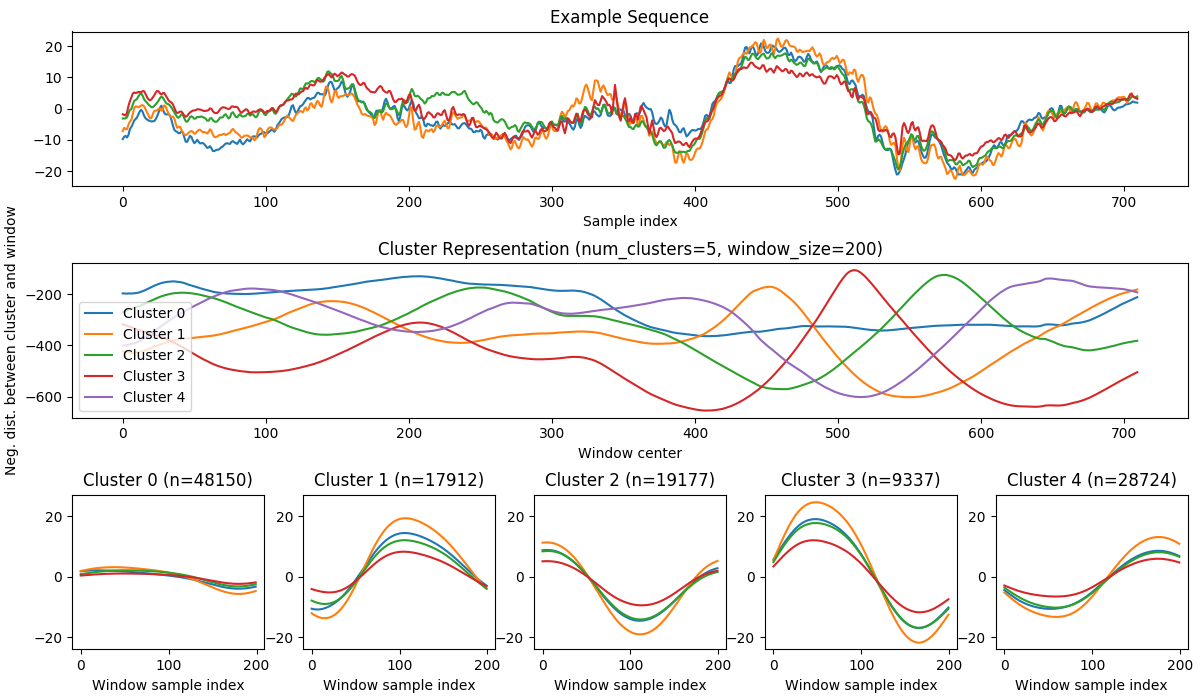

The script that saved this image:
import numpy as np
from sklearn.decomposition import PCA
from sklearn.manifold import TSNE
from sklearn.cluster import KMeans
from scipy.cluster.hierarchy import dendrogram, linkage
import matplotlib
matplotlib.use('TkAgg')
import matplotlib.pyplot as plt
import plotly
import plotly.plotly as py
import plotly.graph_objs as go
import math
import fnmatch
import os

import data


sequence_groups = data.digits_sequences_session_1_dataset(include_surrounding=True, channels=range(4, 8))
#sequence_groups = data.digits_dataset(include_surrounding=True)

#sequence_groups = data.digits_session_2_dataset(include_surrounding=True)
#sequence_groups = data.digits_and_silence_dataset(include_surrounding=False)

sample_rate = 250 #250


def normalize_kernel(kernel, subtract_mean=False):
    if subtract_mean:
        kernel = np.array(kernel, np.float32) - np.mean(kernel)
    return np.array(kernel, np.float32) / np.sum(np.abs(kernel))
def ricker_function(t, sigma):
    return 2./(np.sqrt(3*sigma)*np.pi**0.25)*(1.-(float(t)/sigma)**2)*np.exp(-(float(t)**2)/(2*sigma**2))
def ricker_wavelet(n, sigma):
    return np.array(map(lambda x: ricker_function(x, sigma), range(-n//2, n//2+1)))
    
def transform_data(sequence_groups, sample_rate=250):
    #### Apply DC offset and drift correction
    drift_low_freq = 0.5 #0.5
    sequence_groups = data.transform.subtract_initial(sequence_groups)
    sequence_groups = data.transform.highpass_filter(sequence_groups, drift_low_freq, sample_rate)
    sequence_groups = data.transform.subtract_mean(sequence_groups)

    #### Apply notch filters at multiples of notch_freq
    notch_freq = 60
    num_times = 3 #pretty much just the filter order
    freqs = map(int, map(round, np.arange(1, sample_rate/(2. * notch_freq)) * notch_freq))
    for _ in range(num_times):
        for f in reversed(freqs):
            sequence_groups = data.transform.notch_filter(sequence_groups, f, sample_rate)

    #### Apply standard deviation normalization
    #sequence_groups = data.transform.normalize_std(sequence_groups)

    #### Apply ricker wavelet subtraction
    ricker_width = 35 * sample_rate // 250
    ricker_sigma = 4.0 * sample_rate / 250
    ricker_kernel = normalize_kernel(ricker_wavelet(ricker_width, ricker_sigma))
    ricker_convolved = data.transform.correlate(sequence_groups, ricker_kernel)
    ricker_subtraction_multiplier = 2.0
    sequence_groups = sequence_groups - ricker_subtraction_multiplier * ricker_convolved

    #### Apply sine wavelet kernel
    #period = int(sample_rate)
    #sin_kernel = normalize_kernel(np.sin(np.arange(period)/float(period) * 1*np.pi), subtract_mean=True)
    #sequence_groups = data.transform.correlate(sequence_groups, sin_kernel)

    low_freq = 0.5 #0.5
    high_freq = 8 #8
    order = 1

    #### Apply soft bandpassing
    sequence_groups = data.transform.bandpass_filter(sequence_groups, low_freq, high_freq, sample_rate, order=order)
    
    #### Apply hard bandpassing
    #sequence_groups = data.transform.fft(sequence_groups)
    #sequence_groups = data.transform.fft_frequency_cutoff(sequence_groups, low_freq, high_freq, sample_rate)
    #sequence_groups = np.real(data.transform.ifft(sequence_groups))
#    
    return sequence_groups

sequence_groups = transform_data(sequence_groups)

sequences, labels = data.get_inputs(sequence_groups)
num_channels = len(sequences[0][0])



# Exploratory (TIMIT)
#def load_data(data_dir, labels_dir):
#    print 'Loading data from', data_dir
#    matches = []
#    for root, dirnames, filenames in os.walk(data_dir):
#        for filename in fnmatch.filter(filenames, '*.npy'):
#            matches.append(os.path.join(root, filename))
#    sequences = np.array(map(lambda filepath: list(np.transpose(np.load(filepath))), sorted(matches)))
#    print 'Loading labels from', labels_dir
#    matches = []
#    for root, dirnames, filenames in os.walk(labels_dir):
#        for filename in fnmatch.filter(filenames, '*.npy'):
#            matches.append(os.path.join(root, filename))
##    print matches
#    labels = np.array(map(lambda filepath: list(np.load(filepath)), sorted(matches)))
#    return sequences, labels
#sequences, labels = load_data('timit/tensorflow_CTC_example/train_data/data',
#                              'timit/tensorflow_CTC_example/train_data/labels')



#sequences = sequences[:50]
#labels = labels[:50]

print np.shape(sequences)
print np.shape(labels)


def window_split(sequence, window, stride=None, step=1):
    if stride is None: stride = window
    return np.array([np.concatenate(sequence[i:i+window:step]) for i in range(0, len(sequence)-window+1, stride)])
def center_window(sequence, window):
    start = (len(sequence)-window)//2
    return np.array(np.concatenate(sequence[start:start+window]))
def window_split_and_spans(sequence, window, stride=None, step=1):
    if stride is None: stride = window
    spans = map(lambda i: (i, i+window), range(0, len(sequence)-window+1, stride))
    return np.array([np.concatenate(sequence[i:j:step]) for i, j in spans]), spans


#num_components = 3
    
    
min_length = min(map(len, sequences))
print min_length

window_size = min(200, min_length) #250
print window_size

stride = 1 #5
fragment_span_pairs = map(lambda seq: window_split_and_spans(seq, window_size, stride, 1), sequences)
fragments, fragment_spans = np.transpose(fragment_span_pairs)
sequence_lengths = map(lambda spans: spans[-1][1] - spans[0][0], fragment_spans)
print sequence_lengths
fragment_labels = [[i] * len(fragments[i]) for i in range(len(fragments))]
fragments = np.concatenate(fragments)
centered_fragments = np.array(map(lambda fragment: fragment - np.mean(fragment), fragments))
fragment_spans = np.concatenate(fragment_spans)
fragment_labels = np.concatenate(fragment_labels)
    
#print np.shape(fragments)
#print np.shape(fragment_labels)
##model = PCA(n_components=num_components, verbose=1)
#model = TSNE(n_components=num_components, perplexity=30.0, n_iter=1000, verbose=2)
#reduced = model.fit_transform(fragments)

#reduced = fragments
#print np.shape(reduced)
#
#closest = np.zeros((len(reduced), len(reduced)))
#distances = np.zeros(np.shape(closest))
#ordered_distances = np.zeros(np.shape(closest))
#for i in range(len(reduced)):
#    print str(i+1) + '/' + str(len(reduced)), str((i+1)*100//len(reduced)) + '%'
#    ordered_dists = [np.linalg.norm(reduced[j] - reduced[i]) for j in range(len(reduced))]
#    ordered_distances[i] = ordered_dists
#    dists = sorted(zip(ordered_dists, range(len(reduced))))
#    distances[i], closest[i] = np.transpose(dists)
    
    
# Exploratory PCA/t-SNE
#fragments = ordered_distances
##model = PCA(n_components=3)
#model = TSNE(n_components=3, perplexity=30.0, n_iter=1000, verbose=2)
#reduced = model.fit_transform(fragments)
#
#traces = []
#x, y, z = np.transpose(reduced)
#traces = [go.Scatter3d(x=x, y=y, z=z,
#                       mode='markers',
#                       marker=dict(size=5, opacity=0.5,
#                                   line=dict(color='rgba(217, 217, 217, 0.14)', width=0.5)))]
#layout = go.Layout(margin=dict(l=0, r=0, b=0, t=0))
#fig = go.Figure(data=traces, layout=layout)
#plotly.offline.plot(fig)
#kill

# Exploratory hierarchical clustering
##z = linkage(ordered_distances, 'ward')
#z = linkage(fragments, 'ward')
#plt.figure(figsize=(16, 10))
#dendrogram(z, leaf_rotation=0.0, leaf_font_size=8.0)
##plt.show()

# Exploratory k-means clustering
#kmeans = KMeans(n_clusters=4).fit(ordered_distances)

np.random.seed(8)

num_clusters = 5 #5
kmeans = KMeans(n_clusters=num_clusters).fit(fragments)
cluster_indices = kmeans.labels_
centers = kmeans.cluster_centers_
centered_centers = np.array(map(lambda center: center - np.mean(center), centers))
cluster_counts = np.array(sorted(zip(*np.unique(cluster_indices, return_counts=True))))[:,1]
for i in range(num_clusters):
    print i, cluster_counts[i]
    

#fig, axes = plt.subplots(1, len(np.unique(cluster_indices)), figsize=(16, 3))
#plt.subplots_adjust(left=0.05, right=0.95)
#for i in np.unique(cluster_indices):
#    axes[i].plot(np.reshape(centers[i], (-1, num_channels)))
##    axes[i].plot(np.reshape(average_fragment, (-1, 1)))
##plt.show()


counts = [[np.array([0.0] * sequence_lengths[j]) for j in range(len(sequences))]\
          for i in range(num_clusters)]
for i in range(len(cluster_indices)):
    span_midpoint = (fragment_spans[i][0] + fragment_spans[i][1]) // 2
    start, end = fragment_spans[i][0], fragment_spans[i][1]
    start, end = span_midpoint - stride//2, span_midpoint + (stride - stride//2)
#    counts[cluster_indices[i]][fragment_labels[i]][start:end] += 1
    for k in range(num_clusters):
        counts[k][fragment_labels[i]][start:end] -= np.linalg.norm(fragments[i]-centers[k])
#        counts[k][fragment_labels[i]][start:end] -= np.linalg.norm(centered_fragments[i]-centered_centers[k])
    
cluster_probabilities = [np.array([[0.0] * num_clusters for j in range(sequence_lengths[i])])\
                         for i in range(len(sequences))]
for i in range(len(sequences)):
    for j in range(sequence_lengths[i]):
        total = sum([counts[k][i][j] for k in range(num_clusters)])
        for k in range(num_clusters):
            cluster_probabilities[i][j][k] = counts[k][i][j]# / total

example_index = 0 #0,3
#print [cluster_indices[i] for i in range(len(cluster_indices))\
#       if (i == 0 or cluster_indices[i] != cluster_indices[i-1]) and fragment_labels[i] == example_index]
sequence_clusters = [list(cluster_indices[np.where(fragment_labels == i)]) for i in range(len(sequences))]
print sequence_clusters[example_index]
for i in range(len(sequence_clusters)):
    filtered_clusters = []
    count = 0
    last = None
    for j in range(len(sequence_clusters[i])):
        if sequence_clusters[i][j] != last:
            last = sequence_clusters[i][j]
            count = 0
        count += 1
        if count >= 30 // stride and (not len(filtered_clusters) or \
                                      filtered_clusters[-1] != sequence_clusters[i][j]):
            filtered_clusters.append(sequence_clusters[i][j])
    sequence_clusters[i] = filtered_clusters
    
for i in range(len(sequence_clusters)):
    print sequence_clusters[i]
    
print sequence_clusters[example_index]
            
#print np.argmax(cluster_probabilities[example_index], axis=1)
#fig = plt.subplots(2, figsize=(16, 9))
fig = plt.subplots(2, figsize=(12, 7))
#plt.subplots_adjust(left=0.05, right=0.99, bottom=0.05, top=0.97, wspace=0.20, hspace=0.35)
plt.subplots_adjust(left=0.06, right=0.99, bottom=0.0725, top=0.955, wspace=0.20, hspace=0.50)
cluster_min, cluster_max = 1.1 * np.min(centers), 1.1 * np.max(centers)
plt.subplot(3, 1, 1)
for i in range(num_channels):
#    plt.plot(sequences[example_index][:sequence_lengths[example_index],i], label='Channel ' + str(i+1))
    plt.plot(sequences[example_index][window_size//2:sequence_lengths[example_index]-window_size//2,i], label='Channel ' + str(i+1))
plt.title('Example Sequence')
plt.xlabel('Sample index')
#plt.ylabel('Sequence value')
plt.subplot(3, 1, 2)
for i in range(num_clusters):
#    plt.plot(cluster_probabilities[example_index][:,i], label='Cluster ' + str(i))
    plt.plot(cluster_probabilities[example_index][window_size//2:-window_size//2,i], label='Cluster ' + str(i))
plt.title('Cluster Representation (num_clusters='+str(num_clusters)+', window_size='+str(window_size)+')')
plt.xlabel('Window center')
plt.ylabel('Neg. dist. between cluster and window')
plt.legend(loc=3)
for i in range(num_clusters):
    plt.subplot(3, num_clusters, 2*num_clusters + i+1)
    plt.plot(np.reshape(centers[i], (-1, num_channels)))
    plt.ylim((cluster_min, cluster_max))
    plt.title('Cluster ' + str(i) + ' (n='+str(cluster_counts[i])+')')
    print cluster_counts[i]
    plt.xlabel('Window sample index')

min_length = 2
max_length = 6
group_counts = {}
group_count_pairs = []
for length in range(min_length-1, max_length):
    for sequence in sequence_clusters:
        for i in range(len(sequence) - length):
            subsequence = tuple(sequence[i:i+length+1])
            group_counts[subsequence] = group_counts.get(subsequence, 0) + 1
for key in group_counts:
    group_count_pairs.append((group_counts[key], key))
group_count_pairs = sorted(group_count_pairs)[::-1]
print
for pair in group_count_pairs:
    print pair
    
#plt.savefig('figure_clustering.png')
    

# TODO NEXT (instead of using convolutions, program a per-channel distance metric)
diff_kernel = np.array([-1, 1])
def align(sequence1, sequence2, tail_dist=200):
#    return np.transpose(np.array([data.transform.convolve(sequence1[:,i], sequence2[:,i])\
#                                  for i in range(num_channels)]))
    diffs = []
    seq2 = np.concatenate([sequence2, data.transform.correlate(sequence2, diff_kernel)], axis=1)
#    plt.figure()
#    plt.plot(data.transform.correlate(sequence1, diff_kernel)[1:], lw=0.5)
#    plt.plot(data.transform.correlate(sequence2, diff_kernel)[1:], lw=0.5)
#    plt.title('TEST')
#    plt.show()
    for i in range(len(sequence1)-len(sequence2)):
        seq1 = sequence1[i:i+len(sequence2)]
        seq1 = np.concatenate([seq1, data.transform.correlate(seq1, diff_kernel)], axis=1)
        diffs.append(np.linalg.norm(seq1[1:] - seq2[1:], axis=0))
    diffs = list(np.array(diffs) / np.std(diffs, axis=0) * [1., 1., 1., 1., 0., 0., 0., 0.]);  # INVESTIGATE
    diffs = [np.array([float('inf')] * (num_channels*2)) for _ in range(len(sequence2)//2)] + diffs +\
            [np.array([float('inf')] * (num_channels*2)) for _ in range(len(sequence2)-len(sequence2)//2)]
    return np.argmin(np.sum(diffs, axis=1)[-tail_dist:]) + len(diffs) - tail_dist, diffs
def merge(sequence1, sequence2, index):
    tmp1 = int(min(len(sequence1),index+len(sequence2)))
    tmp2 = int(min(len(sequence2),len(sequence1)-index))
    merged = np.concatenate([sequence1[:index,:], (sequence1[index:tmp1,:] + sequence2[:tmp2,:])/2.0, sequence2[tmp2:,:]], axis=0)
    return merged

#print len(group_count_pairs)
#for id, (count, test_sequence) in enumerate(group_count_pairs):
##    print id, count, test_sequence
#
#    current = np.reshape(centers[test_sequence[0]], (-1, num_channels))
#    for i in range(1, len(test_sequence)):
#        index, aligned = align(current,
#                               np.reshape(centers[test_sequence[i]][:3*num_channels], (-1, num_channels)))
#        #plt.figure()
#        #plt.plot(np.reshape(centers[test_sequence[0]], (-1, num_channels)))
#        #plt.figure()
#        #plt.plot(np.reshape(centers[test_sequence[1]], (-1, num_channels)))
##        print index
##        plt.figure()
##        plt.plot(aligned)
#        reshaped2 = np.reshape(centers[test_sequence[i]], (-1, num_channels))
#    #    plt.plot(np.arange(len(reshaped1)), reshaped1[:,i])
#    #    plt.plot(np.arange(len(reshaped1)), reshaped1[:,i])
#        current = merge(current, reshaped2, index)
#    tmp = np.abs(data.transform.correlate(current, diff_kernel))
#    tmp2 = [[0.0] * num_channels]
#    for i in range(1, len(tmp)):
#        tmp2.append([min(tmp[i-1,c], tmp[i,c]) for c in range(num_channels)])
#    tmp2 = np.array(tmp2)
#    maxes = np.max(np.concatenate([tmp, data.transform.correlate(tmp2, diff_kernel)], axis=1)[1:], axis=0)
##    print maxes[:num_channels]
##    print maxes[num_channels:num_channels*2]
#    max1 = max(maxes[:num_channels])
#    max2 = max(maxes[num_channels:num_channels*2])
##    print max1, max2
#    if max1 < 1.0 and max2 < 0.15: #1.0, 0.15
#        print id, test_sequence
#        print max1, max2
#        plt.figure()
#        for i in range(num_channels):
#            plt.plot(current[:,i], label='Channel ' + str(i+1))
#        plt.legend()
#        plt.title('Feature from combined clusters ' + str(test_sequence))
#        plt.xlabel('Feature index')
#        plt.ylabel('Feature value')
    
plt.show()



